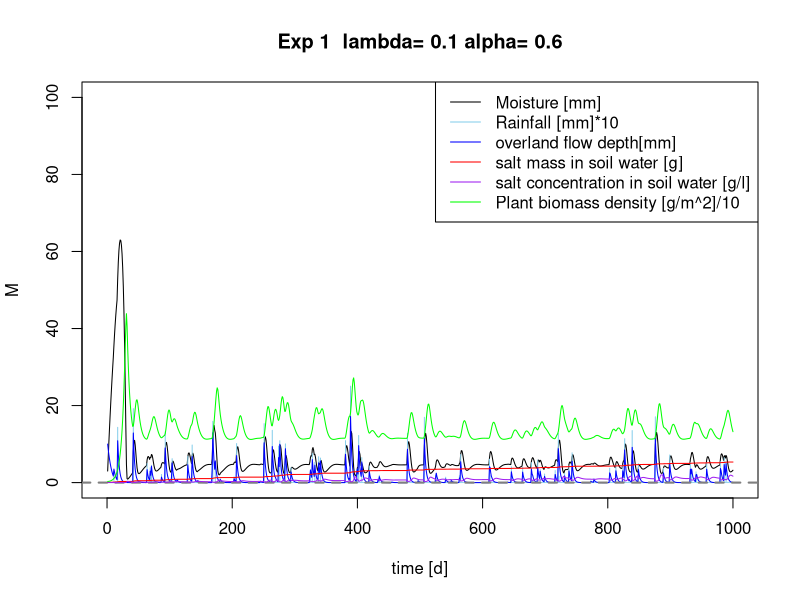
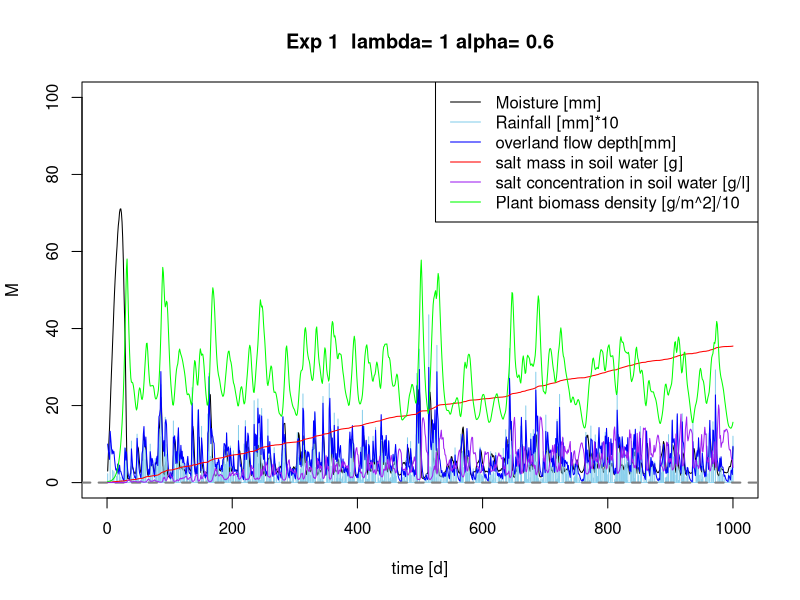
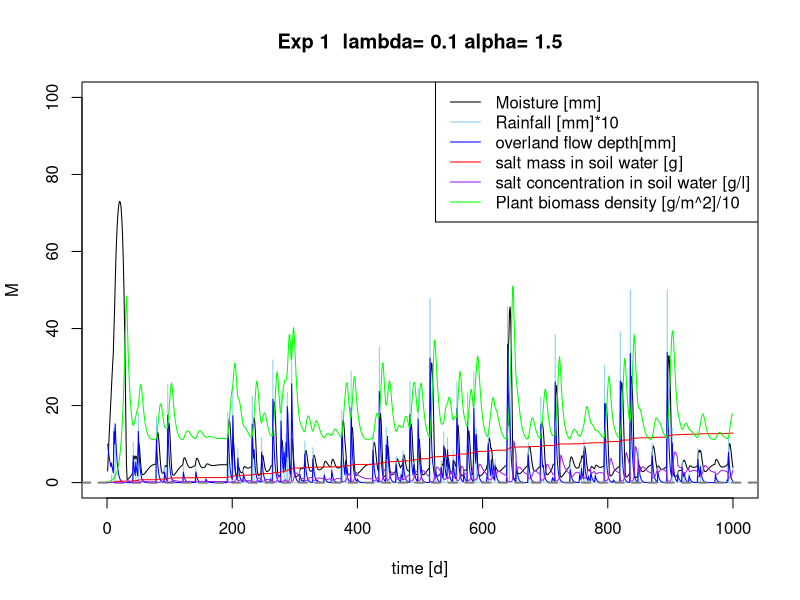
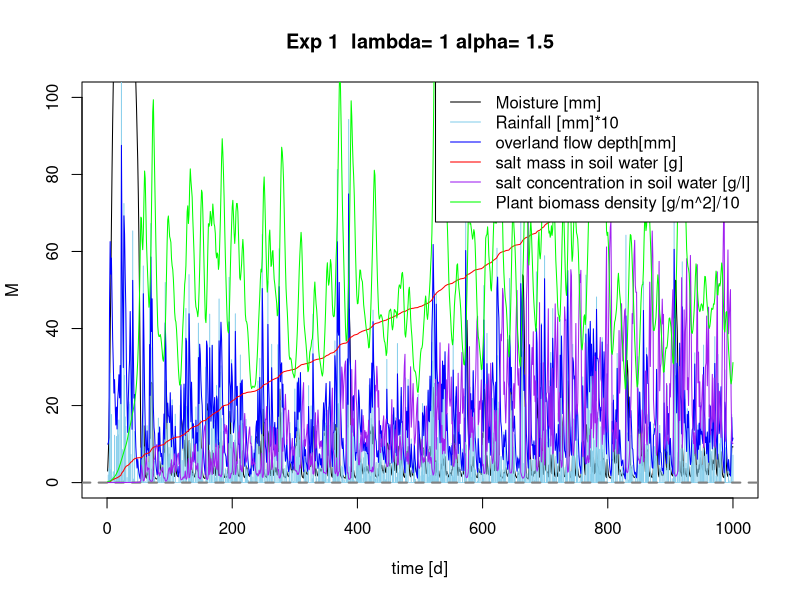
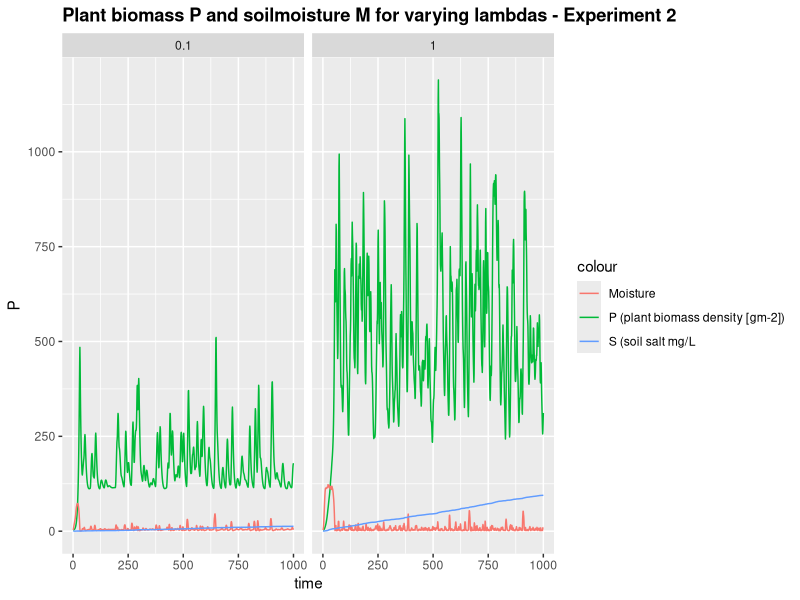
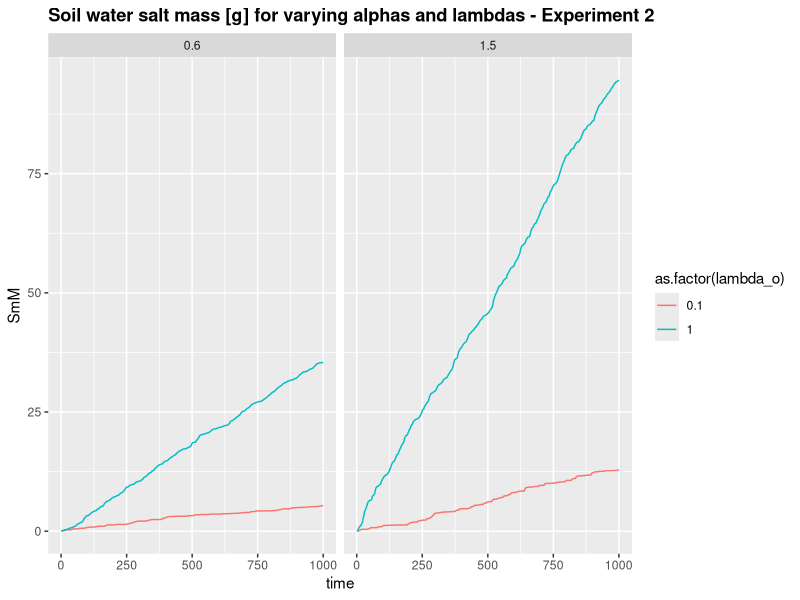
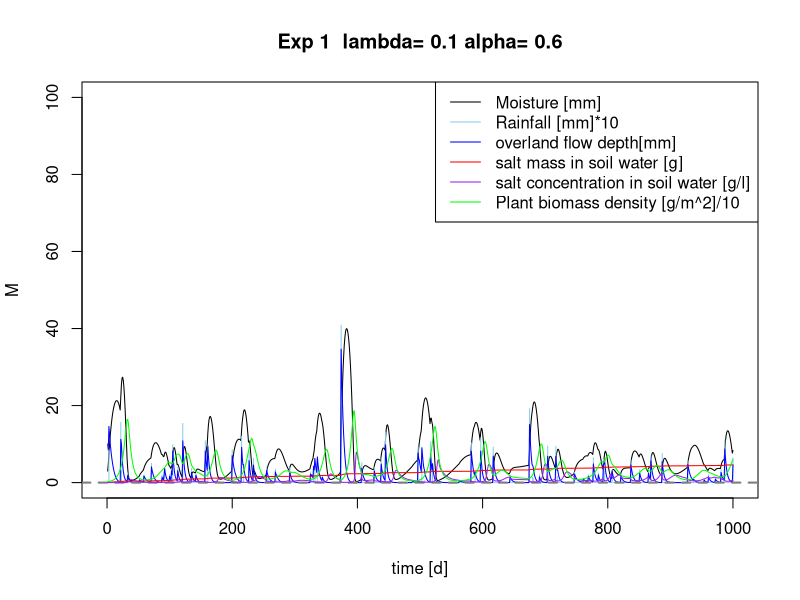
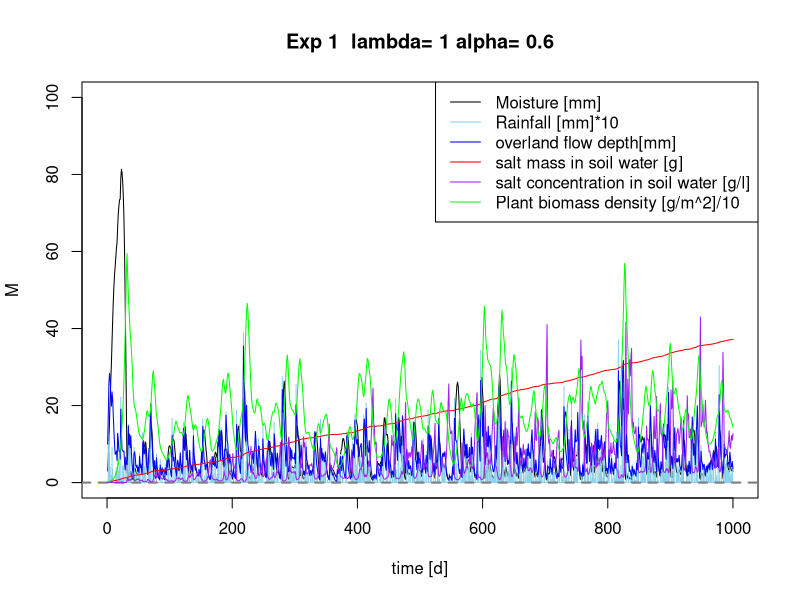

R code for these plots, in order:
## ---- chunk 1

 # Sandy Clay Loam
    n<-0.367 # porosity
    # more soil variables for evaporation & losses
    # Hydraulic conductivity
    K_s<-52.08*10 # mm/day
    # campbell's b
    b<-6.4069 # neurotheta sandy clay loam
    # van Genuchten parameters
#     avg <- 0.0521
#     nvg <- 1.237
    s_fc<-0.2677/n # Field capacity
    # This is the bubbling pressure
    psi_s_bar<--1.2E-3 #
 
   h1bar =  -psi_s_bar 
   hb = psi_s_bar*-10^4
 

  Zmax =1000 # [cm] maximum GROUNDWATER DEPTH
  Z =1000 # [cm] actual groundwater depth 

# parameters describing the soil
  soilpar <- list(b = b, n = n, s_fc = s_fc, K_s = K_s, 
                psi_s_bar = psi_s_bar, h1bar = h1bar, hb = hb)
    #................................................
    # Vegetation 1 (Grass)
    # paspalum secateum F-I and R-I, 2004

    Zr = 400 # soil depth (cm)   Also Table 2...Fernandez-Illescas and Rodriguez-Iturbe...2001


 # parameters describing the root zone   
  vegpar <- list(Zr = Zr)


# parameters describing plant dynamics and salt features

  alpha_i=0.5 #maximum infiltration rate per day, http://www.fao.org/docrep/s8684e/s8684e0a.htm
         
  k=12 # Saco et al, 2013
  W0=0.2 # Saco et al, 2013
  gmax=0.05 # Saco et al, 2013
  k1=5 # Saco et al, 2013
  c=10  # Saco et al, 2013
  f= 0.4  # f is the soil salt leaching efficiency (whether some salt is retained)
  ConcConst = 0.01 # ConcConst is the concentration of the salt in the infiltrating water in g/l
  CM.gw = 0.1 # salt concentration in groundwater
  d=0.24 # fraction of plant mortality
  
  par <- list(alpha_i=alpha_i,k=k, W0=W0, gmax=gmax, k1=k1, c=c, f=f, ConcConst=ConcConst, CM.gw= CM.gw, d=d)
## ---- chunk 2
Infil <- function(h,P, par){
  
  I=par$alpha_i*h*(P+par$k*par$W0)/(P+par$k)
  
  return (I)
}
## ---- chunk 3

WU <- function(M,P,par){ 
# using Svir in here means scaling Svir back to M, easier to do at Svir in balances  
#  WU=par$gmax*((M*(1+Svir))/(((M*(1+Svir))+par$k1)))*P 
  WU=par$gmax*(M/((M+par$k1)))*P 
  
  return(WU)
}
## ---- chunk 4
Precip <- function(time,alpha,lambda,delta) {
  # generate a vector of times between rainfall events > delta
  f_P<-floor(rexp(time,lambda*exp(-delta/alpha))) # vector of times between rainfall occurrences (equation 4 & 8)
  # generate a binary vector from this (impulse function)
  binary.vec <- unlist(lapply(1:time,function(i) c(rep(0,f_P[i]),1)))
  R <- rexp(length(binary.vec),1/alpha)*binary.vec 
  return(R[1:time])
}
## ---- chunk 5
#******************************************
# based on Salvucci, 1993
L_n <- function(M,Z,Zmax,soilpar,vegpar) {
   Zr <- vegpar$Zr
   hb <- - soilpar$psi_s_bar*10^5 # (mm?)
   soilpar$s_fc <- (Z/hb)^(-1/soilpar$b)
   
   s=M/(soilpar$n*vegpar$Zr)
  
   psi = hb*s^-soilpar$b
 
#   hb <- hb*soilpar$n
#  hb_nd <- hb/psi # non-dim hb
   m=2 + 3/soilpar$b#5.64  # in Salvucci's paper it is called n, but I called it m here to not confuse it with porosity
   #m=3.3 # 3.3 for clay, 5.64 for silt-loam, 11.88 for sand-loam 


Znd <- Z/Zmax  # a non-dimensional Znd between 0 and 1 is defined, e.g. Zmax=10 m, Z= 1 m, Znd=0.1


#non-dimensional form of the flow rate equation  #nd flow rate
# qtot <- -soilpar$K_s*((z/hb)^(-n)-(s^-soilpar$b)^(-n))/(1+(s^-soilpar$b)^        (-n)+(n-1)*(z/hb)^(-n))/(soilpar$n*vegpar$Zr)

q <-((Z/hb)^(-m)-(psi/hb)^(-m))/(1+(psi/hb)^(-m)+(m-1)*(Z/hb)^(-m))#/(soilpar$n*Zr) # 
#q <-((((Znd/hb_nd)^-m)-((psi/hb)^-m))/((1+((psi/hb)^-m))+((m-1)*((Znd/hb_nd#)^-m)))) # 
# q <-((((Znd/hb_nd)^-m)-((psi/hb)^-m))/((1+((psi/hb)^-m))+((m-1)*((Znd/hb_nd)^-m)))) # 

# Mass flux
#browser()
flux <- soilpar$K_s*q
#flux<-ifelse(s<soilpar$s_fc, abs(flux), -abs(flux))


return(flux)
}



## ---- chunk 6

Gr <- function(M,P,par) { 
  
  Gr = par$c*WU(M,P,par)
  
  return(Gr)
}
## ---- chunk 7
Mo <- function(P,M,Svir,par) {
  # needs to be M/Svir because both are "large" numbers
  # you want a number ~1 for multiplication, or <0.1 for addition
  Mo = P*(par$d*(M/Svir))
  
  return(Mo)

}
## ---- chunk 8
balances <- function(Rain, par, plotit=T,
                      soilpar,
                      vegpar){
   

  
# Storage vectors for the daily steps are initialized.

   M <- rep(0,length(Rain)) # soil moisture [mm]
   h <- rep(0,length(Rain)) # infiltration depth [mm]
   P <- rep(0,length(Rain)) #biomass density []
   CM<- rep(0,length(Rain)) # Salt concentration in soil water in g/L or g/mm
   SmI<- rep(0,length(Rain)) # Salt mass in infiltrating water [g]
   SmM <- rep(0,length(Rain)) # Salt mass in soil water [g]
   In <- rep(0,length(Rain)) # infiltration [mm]

   Svir <- rep(0,length(Rain)) # virtual saturation
   flux<- rep(0,length(Rain)) # drainage and capillary rise flux, according to sign



# Initial values to start the simulation.

   
   M[1] <- 3
   h[1] <- 10 
   P[1] <- 3
   CM[1]<- 0
   Svir[1] <- M[1]



# We decided to split the numerical calculations for the daily into 12 substeps.

   deltat <- 12 # split in 12 increments

  
# Storage vectors for the substeps are initialized.

   M_sub <- rep(0,deltat)
   h_sub <- rep(0,deltat)
   I_sub <- rep(0,deltat)
   #Q_sub <- rep(0,deltat)
   WU_sub <-rep(0,deltat) # Water uptake in mm
   P_sub <- rep(0,deltat) 
   Gr_sub <- rep(0,deltat) # Growth of biomass
   Mo_sub<- rep(0,deltat) # Mortality of biomass
   SmI_sub <- rep(0,deltat) 
   SmM_sub<- rep(0,deltat) 
   CM_sub<- rep(0,deltat) 
  Svir_sub <- rep(0,deltat) # virtual saturation

   flux_sub<-rep(0,deltat) # calculates leakage loss without evaporation loss

   U_salt <-rep(0,deltat)
   L_salt <-rep(0,deltat)


  
   timeincr= 1/deltat
   
  for (t in 2:length(Rain)){
    
    for (tt in 1:(deltat-1)) {
      
      h.old <- ifelse(tt==1,h[t-1],h_sub[tt])
      P.old <- ifelse(tt==1,P[t-1],P_sub[tt])
      M.old <- ifelse(tt==1,M[t-1],M_sub[tt])
      SmI.old <-ifelse(tt==1,SmI[t-1],SmI_sub[tt])
      CM.old <-ifelse(tt==1,CM[t-1],CM_sub[tt])
      Svir.old <-ifelse(tt==1,Svir[t-1],Svir_sub[tt])


# Balance for water depth on soil

h_sub[tt+1] <- h.old + ifelse(tt==1,(10*Rain[t]),0) - Infil(h.old, P.old,par)*timeincr #- Ep*timeincr

# Infiltration

      I_sub[tt] <- Infil(h.old, P.old,par)*timeincr

#  1. Update soil moisture with infiltration

      M_sub[tt + 1] <- M.old + I_sub[tt]      
      
# Now do all plant uptake and growth
# water uptake by plants: include infiltration in available water

      WU_sub[tt] <- WU(M=Svir.old,P.old,par)*timeincr 
      
      # growth rate
      Gr_sub[tt] <- Gr(M=Svir.old, P.old,par)*timeincr 
      # Mortality
      Mo_sub[tt]<- Mo(P.old,M=M.old, Svir=Svir.old, par)*timeincr
      # calculate plant biomass balance
      P_sub[tt + 1] <- P.old + Gr_sub[tt]- Mo_sub[tt] 
      
      
# re-calculate water balance
# 2. before leaching
      M_sub[tt + 1] <- M.old + I_sub[tt] - WU_sub[tt] #- L_sub[tt] 

# Calculate salt concentration in the soil

 # 3. calculate leaching and capillary rise amount
  flux_sub[tt+1]<-do.call(L_n,list(M=M_sub[tt+1],Z=Z, Zmax=Zmax,soilpar=soilpar,vegpar=vegpar))

# 4. final adjust soil moisture for leaching or capillary rise
 
   M_sub[tt + 1] <-  M_sub[tt + 1] + flux_sub[tt+1]*timeincr


# calculate saltbalance

# Salt leaching
    L_salt[tt+1] <- ifelse(flux_sub[tt+1]<0, par$f*CM_sub[tt+1]*flux_sub[tt+1]*timeincr,0) # leaching of salt

# salt uplfow
    U_salt[tt+1] <- ifelse(flux_sub[tt+1]>0, par$CM.gw*flux_sub[tt+1]*timeincr,0) # rise of salt

# salt mass coming in with infiltration
      SmI_sub[tt+1]<- SmI.old + I_sub[tt]*par$ConcConst 

#salt mass in soil
      SmM_sub[tt+1] <- SmI_sub[tt+1] + U_salt[tt+1] - L_salt[tt+1]

# salt concentration in soil
   CM_sub[tt+1]<- SmM_sub[tt+1]/M_sub[tt+1]
    
# Virtual saturation (Shah et al., 2012), here in [mm] to be in the same unit as M
    Svir_sub[tt + 1]<-soilpar$n*vegpar$Zr*((soilpar$h1bar)^(1/soilpar$b))*
                     ((soilpar$h1bar)*(M_sub[tt + 1]/
                       (soilpar$n*vegpar$Zr))^(-soilpar$b)
                       +(3.6*CM_sub[tt + 1]))^(-1/soilpar$b)

    } 
  
# Aggregating the substep results to daily values.

    P[t] = P_sub[deltat]
    M[t] = M_sub[deltat]
    h[t] = h_sub[deltat]
    CM[t] = CM_sub[deltat]
    SmM[t] = SmM_sub[deltat] 
    SmI[t]=SmI_sub[deltat]
    In[t]= sum(I_sub)
    flux[t] = sum(flux_sub)
    Svir[t] = Svir_sub[deltat]

}


# Plotting
 
if (plotit==T) {  
  plot(M, type="l",ylim=c(0,100),xlim=c(0,time),xlab=("time [d]"), main=paste("Exp 1  lambda=", lambda[j],"alpha=", alpha[i]))
  points(Rain*10, type="h", col="skyblue")
   
    lines(h,type="l", col="blue")
    abline(h=0, col="Gray50",lwd=2,lty=2)

    lines(SmM,type="l", col="red")
    lines(CM,type="l", col="purple")
    lines(P/10,type="l", col="green")

  legend("topright",cex=1, pt.cex=0.4, c("Moisture [mm]","Rainfall [mm]*10","overland flow depth[mm] ","salt mass in soil water [g]", "salt concentration in soil water [g/l]", "Plant biomass density [g/m^2]/10"),
          col=c("black","skyblue","blue","red","purple","green"),lty=1)
 

}

Out <- data.frame(P=P,M=M,h=h, CM=CM, SmM=SmM, In=In, flux=flux, Svir=Svir)
return(Out)
}
## ---- chunk 9
alpha <- c(0.6,1.5) 
lambda <- c(0.1,1)

Store <- list()
sub_store <- list()
time <- 1000
delta <- 0
set.seed(1000)
## ---- chunk 10
#source("Rainfall.R")


for (i in 1:length(alpha)) {
  
for (j in 1:length(lambda)) {
    # generate the rainfall
    Rain <- Precip(time,alpha[i],lambda[j],delta)
    Rainlist <- data.frame(Precip(time,alpha[i],lambda[j],delta)) 
    
    sub_store[[j]] <-data.frame(alpha_o=rep(alpha[i],time),
                                lambda_o=rep(lambda[j],time),
                                balances(Rain,plotit=T, par=par,
                                soilpar, vegpar))
  }
  Store[[i]] <- sub_store
}
## ---- chunk 11
require(ggplot2)
lambda_sum <- do.call(rbind,Store[][[2]])
lambda_sum$time <- rep(1:time,length(lambda))

pl <- ggplot(lambda_sum,aes(x=time,y=P, colour="P (plant biomass density [gm-2])")) + geom_line()
pl  <- pl + geom_line(aes(x=time,y=M, colour="Moisture"))  
pl <- pl +  facet_wrap(~lambda_o)   #, colour=lambda_o (put this in aes-brackets) 
pl  + ggtitle("Plant biomass P and soilmoisture M for varying lambdas - Experiment 2") +  geom_line(aes(x=time, y=SmM, colour= "S (soil salt mg/L")) + theme(plot.title = element_text(lineheight=.8, face="bold"))
## ---- chunk 12
lambda_sum_all <- do.call(rbind,do.call(rbind,Store))
lambda_sum_all$time <- rep(rep(1:time,length(lambda)),length(alpha))


pa <- ggplot(lambda_sum_all,aes(x=time,y=SmM,col=as.factor(lambda_o))) + geom_line(linetype=1) 
# pa <- pa + + scale_color_gradient(low="blue", high="red")
pa <- pa  + facet_wrap(~alpha_o) + ggtitle("Soil water salt mass [g] for varying alphas and lambdas - Experiment 2") + theme(plot.title = element_text(lineheight=.8, face="bold"))
pa  
## ---- chunk 13

Z1P<- lambda_sum$P
Z1M <-lambda_sum$M
Z1SmM<-lambda_sum$SmM
Z1CM<-lambda_sum$CM

## ---- chunk 14
#source("Rainfall.R")

Z = 2500

for (i in 1:length(alpha)) {
  
for (j in 1:length(lambda)) {
    # generate the rainfall
    Rain <- Precip(time,alpha[i],lambda[j],delta)
    Rainlist <- data.frame(Precip(time,alpha[i],lambda[j],delta)) 
    
    sub_store[[j]] <-data.frame(alpha_o=rep(alpha[i],time),
                                lambda_o=rep(lambda[j],time),
                                balances(Rain,plotit=T, par=par,
                                soilpar, vegpar))
  }
  Store[[i]] <- sub_store
}
## ---- chunk 15
require(ggplot2)
lambda_sum <- do.call(rbind,Store[][[2]])
lambda_sum$time <- rep(1:time,length(lambda))

pl <- ggplot(lambda_sum,aes(x=time,y=P, colour="P (plant biomass density [gm-2])")) + geom_line()
pl  <- pl + geom_line(aes(x=time,y=M, colour="Moisture"))  
pl <- pl +  facet_wrap(~lambda_o)   #, colour=lambda_o (put this in aes-brackets) 
pl  + ggtitle("Plant biomass P and soilmoisture M for varying lambdas - Experiment 2") +  geom_line(aes(x=time, y=SmM, colour= "S (soil salt mg/L")) + theme(plot.title = element_text(lineheight=.8, face="bold"))
## ---- chunk 16
lambda_sum_all <- do.call(rbind,do.call(rbind,Store))
lambda_sum_all$time <- rep(rep(1:time,length(lambda)),length(alpha))


pa <- ggplot(lambda_sum_all,aes(x=time,y=SmM,col=as.factor(lambda_o))) + geom_line(linetype=1) 
# pa <- pa + + scale_color_gradient(low="blue", high="red")
pa <- pa  + facet_wrap(~alpha_o) + ggtitle("Soil water salt mass [g] for varying alphas and lambdas - Experiment 2") + theme(plot.title = element_text(lineheight=.8, face="bold"))
pa  
## ---- chunk 17

Z2P<- lambda_sum$P
Z2M <-lambda_sum$M
Z2SmM<-lambda_sum$SmM
Z2CM<-lambda_sum$CM

## ---- chunk 18
#source("Rainfall.R")
Z = 5000

for (i in 1:length(alpha)) {
  
for (j in 1:length(lambda)) {
    # generate the rainfall
    Rain <- Precip(time,alpha[i],lambda[j],delta)
    Rainlist <- data.frame(Precip(time,alpha[i],lambda[j],delta)) 
    
    sub_store[[j]] <-data.frame(alpha_o=rep(alpha[i],time),
                                lambda_o=rep(lambda[j],time),
                                balances(Rain,plotit=T, par=par,
                                soilpar, vegpar))
  }
  Store[[i]] <- sub_store
}
## ---- chunk 19
require(ggplot2)
lambda_sum <- do.call(rbind,Store[][[2]])
lambda_sum$time <- rep(1:time,length(lambda))

pl <- ggplot(lambda_sum,aes(x=time,y=P, colour="P (plant biomass density [gm-2])")) + geom_line()
pl  <- pl + geom_line(aes(x=time,y=M, colour="Moisture"))  
pl <- pl +  facet_wrap(~lambda_o)   #, colour=lambda_o (put this in aes-brackets) 
pl  + ggtitle("Plant biomass P and soilmoisture M for varying lambdas - Experiment 2") +  geom_line(aes(x=time, y=SmM, colour= "S (soil salt mg/L")) + theme(plot.title = element_text(lineheight=.8, face="bold"))
## ---- chunk 20
lambda_sum_all <- do.call(rbind,do.call(rbind,Store))
lambda_sum_all$time <- rep(rep(1:time,length(lambda)),length(alpha))


pa <- ggplot(lambda_sum_all,aes(x=time,y=SmM,col=as.factor(lambda_o))) + geom_line(linetype=1) 
# pa <- pa + + scale_color_gradient(low="blue", high="red")
pa <- pa  + facet_wrap(~alpha_o) + ggtitle("Soil water salt mass [g] for varying alphas and lambdas - Experiment 2") + theme(plot.title = element_text(lineheight=.8, face="bold"))
pa  
## ---- chunk 21

Z3P<- lambda_sum$P
Z3M <-lambda_sum$M
Z3SmM<-lambda_sum$SmM
Z3CM<-lambda_sum$CM

## ---- chunk 22
par(mfrow = c(1,3))
summary(Z1P) # Plant biomass Z=100
summary(Z2P) # Plant biomass Z=250
summary(Z3P) # Plant biomass Z=500

summary(Z1M) # soil moisture Z=100
summary(Z2M) # soil moisture Z=250
summary(Z3M) # soil moisture Z=500

summary(Z1SmM) # soil salt mass Z=100
summary(Z2SmM) # soil salt mass Z=250
summary(Z3SmM) # soil salt mass Z=500

summary(Z1CM) # soil salt concentration Z=100
summary(Z2CM) # soil salt concentration Z=250
summary(Z3CM) # soil salt concentration Z=500
## ---- chunk 23

par(mfrow = c(1,3))
hist(Z1P, breaks=10, main = 'Plant biomass Z=100')
hist(Z2P, breaks=10, main = 'Plant biomass Z=250')
hist(Z3P, breaks=10, main = 'Plant biomass Z=500')

hist(Z1M, breaks=10,main="Soil moisture Z=100")
hist(Z2M, breaks=10,main="Soil moisture Z=250")
hist(Z3M, breaks=10,main="Soil moisture Z=500")

hist(Z1SmM, breaks=10,main="soil salt mass Z=100")
hist(Z2SmM, breaks=10,main="soil salt mass Z=250")
hist(Z3SmM, breaks=10,main="soil salt mass Z=500")


hist(Z1CM, breaks=10, main="Salt concentration in soil Z=100")
hist(Z2CM, breaks=10, main="Salt concentration in soil Z=250")
hist(Z3CM, breaks=10, main="Salt concentration in soil Z=500")

## ---- chunk 24
wilcox.test(Z1M,Z2M) # soil moisture
wilcox.test(Z2M,Z3M) # soil moisture
wilcox.test(Z1M,Z3M) # soil moisture

wilcox.test(Z1P,Z2P) # Plant biomass
wilcox.test(Z2P,Z3P) # Plant biomass
wilcox.test(Z1P,Z3P) # Plant biomass

wilcox.test(Z1SmM,Z2SmM) # soil salt mass
wilcox.test(Z2SmM,Z3SmM) # soil salt mass
wilcox.test(Z1SmM,Z3SmM) # soil salt mass

wilcox.test(Z1CM,Z2CM) # salt conc
wilcox.test(Z2CM,Z3CM) # salt conc
wilcox.test(Z1CM,Z3CM) # salt conc

